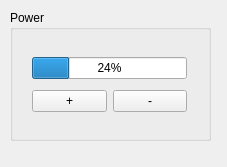
<?xml version="1.0" encoding="UTF-8"?>
<ui version="4.0">
 <class>Widget</class>
 <widget class="QWidget" name="Widget">
  <property name="geometry">
   <rect>
    <x>0</x>
    <y>0</y>
    <width>227</width>
    <height>167</height>
   </rect>
  </property>
  <property name="windowTitle">
   <string>Widget</string>
  </property>
  <widget class="QGroupBox" name="groupBox">
   <property name="geometry">
    <rect>
     <x>10</x>
     <y>10</y>
     <width>201</width>
     <height>131</height>
    </rect>
   </property>
   <property name="title">
    <string>Power</string>
   </property>
  </widget>
  <widget class="QWidget" name="">
   <property name="geometry">
    <rect>
     <x>21</x>
     <y>41</y>
     <width>177</width>
     <height>89</height>
    </rect>
   </property>
   <layout class="QGridLayout" name="gridLayout">
    <item row="1" column="1">
     <widget class="QPushButton" name="minus">
      <property name="text">
       <string>-</string>
      </property>
     </widget>
    </item>
    <item row="0" column="0" colspan="2">
     <widget class="QProgressBar" name="progressBar">
      <property name="value">
       <number>24</number>
      </property>
     </widget>
    </item>
    <item row="1" column="0">
     <widget class="QPushButton" name="plus">
      <property name="text">
       <string>+</string>
      </property>
     </widget>
    </item>
   </layout>
  </widget>
 </widget>
 <layoutdefault spacing="6" margin="11"/>
 <resources/>
 <connections/>
</ui>
